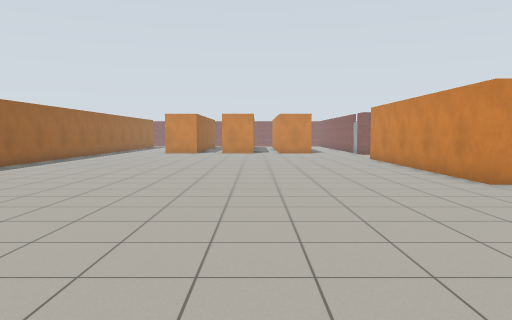
[1] (above)

24 first-person views from a walk through a world built for the Gazebo simulator. The camera is 1.2 m above the floor, tilts 4° down and sees 70° across. The floor is counted in squares, 1 m on a side. Each view is taken from the middle of a square. On the plan, view 1 faces up. The plan holds only what a view shows up to about 14 squares ahead; the rest is blank. Gazebo's built-in surfaces are drawn with simple patterns.

[2]
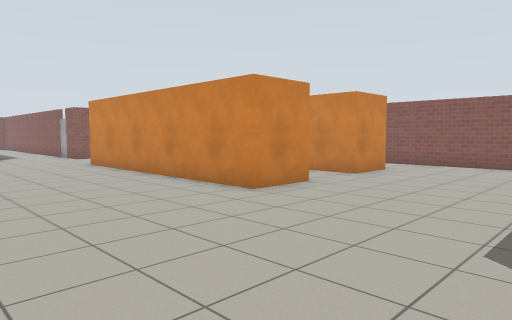

[3]
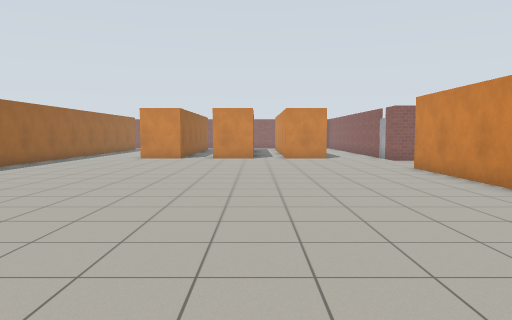

[4]
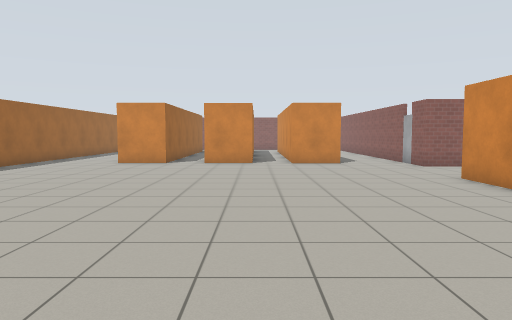

[5]
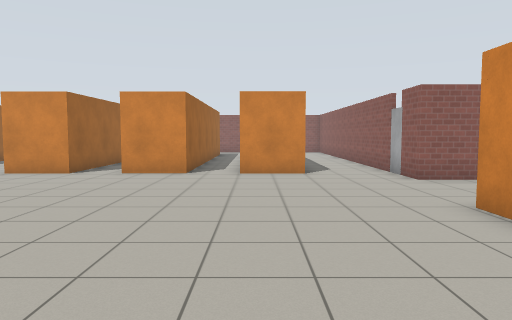

[6]
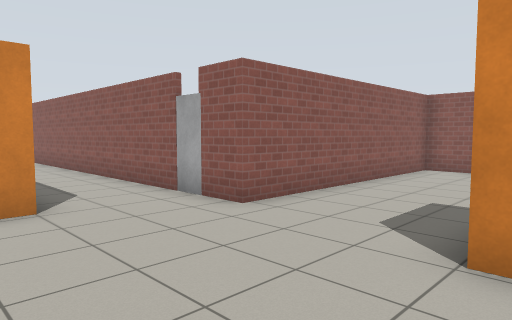

[7]
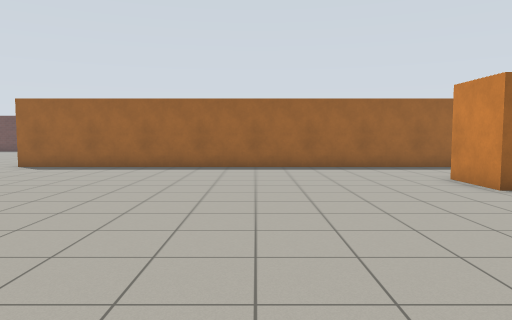

[8]
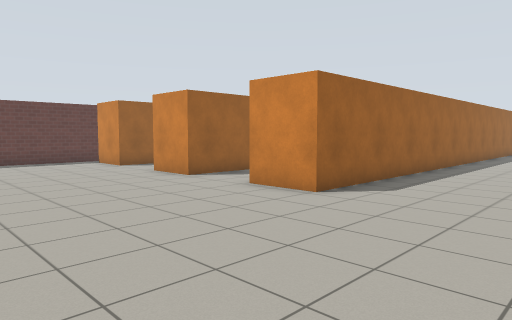

[9]
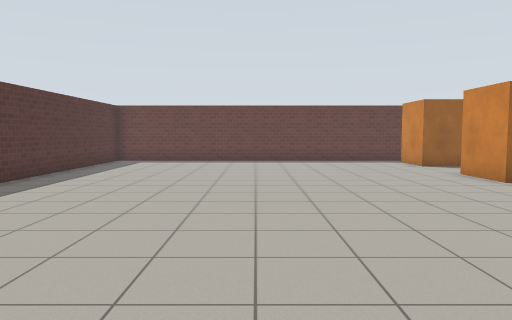

[10]
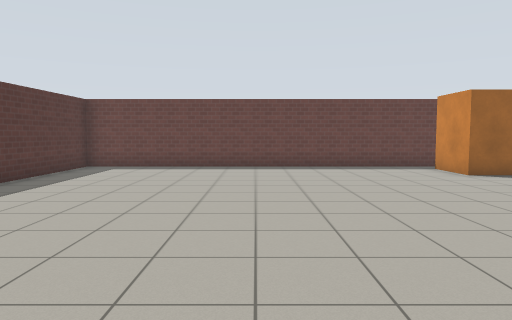

[11]
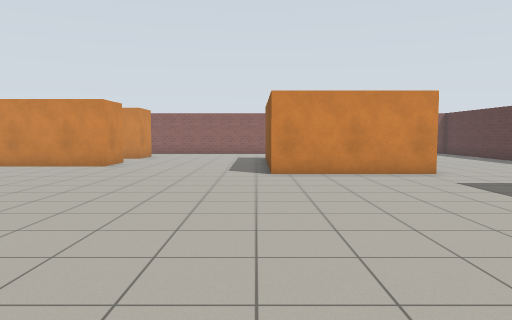

[12]
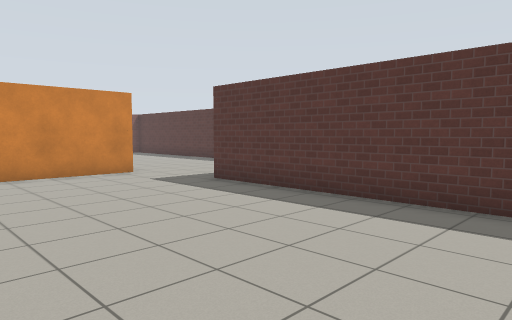

[13]
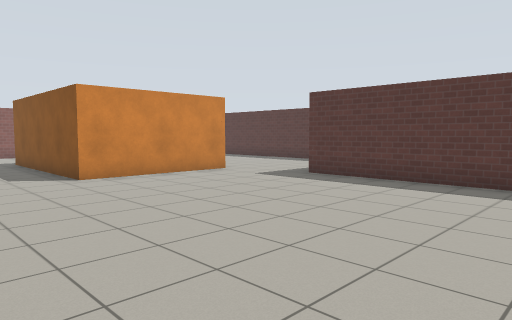

[14]
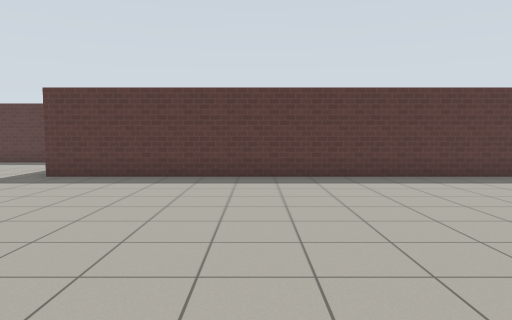

[15]
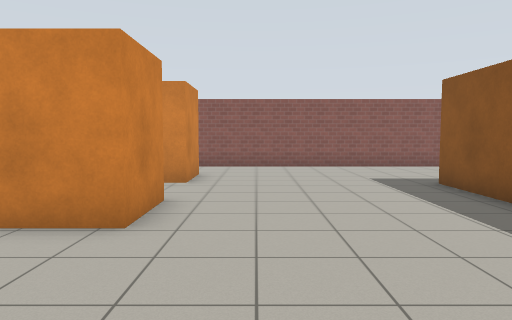

[16]
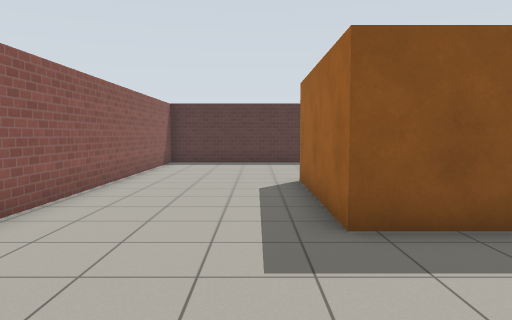

[17]
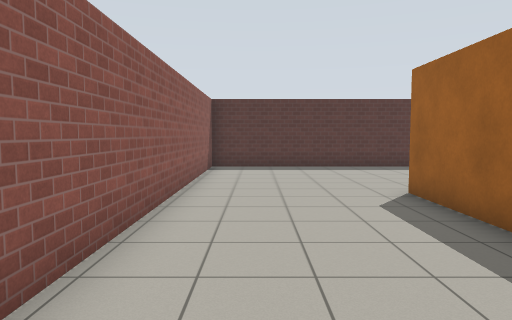

[18]
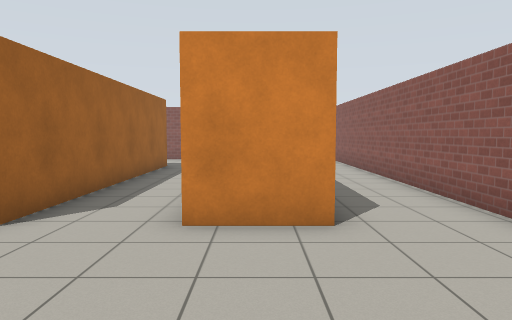

[19]
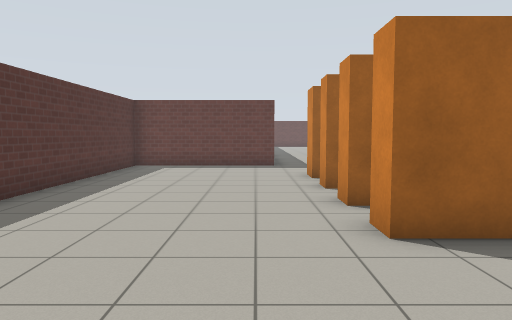

[20]
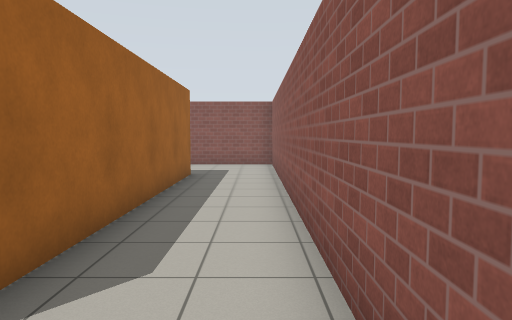

[21]
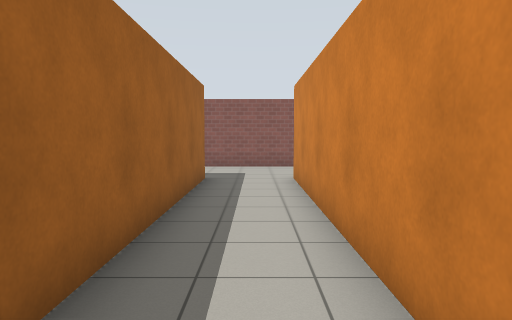

[22]
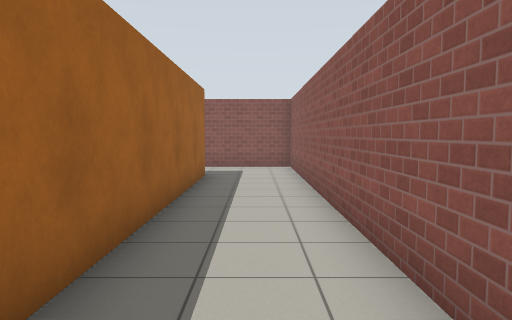

[23]
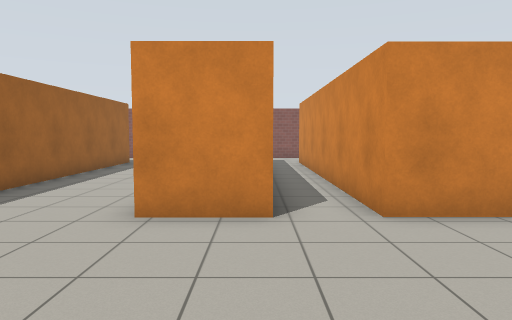

[24]
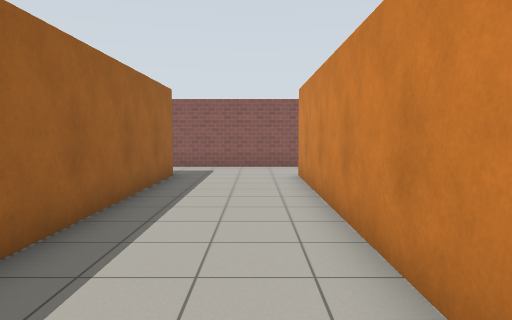

### Floor plan
Points are (right, up) in squares from view 1. A wall is a line through its corners. A room is listed if a view was taken in it or the views show most of it. See-through windows are left out.
Room 1 (views 1, 2, 3, 4, 5, 6, 7, 8, 9, 10, 11, 12, 13, 14, 15, 16, 17, 18, 19, 20, 21, 22, 23, 24)
walls: (-14, 11.8) (-14, 9.2) (-16.1, 9.2); (-5.8, 24.6) (-5.8, 33.6); (7.6, 18) (7.6, 8.7) (5.6, 8.7) (5.6, 18); (3.6, 23.2) (1.5, 23.2); (-3.7, 26.1) (-3.7, 23.2) (-5.9, 23.2); (-0.1, 26) (-0.1, 23.2) (-2.1, 23.2) (-2.1, 31.9); (6.3, 23.6) (6.3, 36.5) (3, 36.5); (-18.7, 10.8) (-18.7, 9.2) (-20.7, 9.2); (12.1, 8.7) (10, 8.7) (10, 18); (12, 18) (12, 9.6); (4.1, -2.5) (3, -2.5) (3, 2.5) (9.9, 2.5) (9.9, -2.5) (9, -2.5); (-21.7, 9.8) (-21.7, -3.3) (-0.1, -3.3) (-0.1, -8.6) (14.6, -8.6) (14.6, 21.6) (6.3, 21.6) (6.3, 22.9); (6, -2.5) (5.1, -2.5); (7.9, -2.5) (7.1, -2.5); (-9.4, 33.8) (-9.4, 9.2) (-11.5, 9.2); (3.5, 33.6) (3.5, 25); (-5.4, 36.5) (-10.1, 36.5)
objects: door leaf (6, 23)

Where each view was taken, in squares from view 1:
view 1: 0 up, 0 right, facing up
view 2: 3 up, 0 right, facing up-right
view 3: 5 up, 0 right, facing up
view 4: 8 up, 0 right, facing up
view 5: 12 up, 2 right, facing up
view 6: 17 up, 2 right, facing up-right
view 7: 18 up, 4 right, facing left
view 8: 3 up, 5 left, facing up-left
view 9: 3 up, 5 left, facing left
view 10: 3 up, 8 left, facing left
view 11: 3 up, 8 left, facing right
view 12: 3 up, 8 left, facing down-right
view 13: 6 up, 7 left, facing down-right
view 14: 7 up, 6 left, facing down
view 15: 7 up, 1 right, facing right
view 16: 7 up, 11 right, facing down
view 17: 5 up, 13 right, facing down
view 18: 4 up, 11 right, facing up
view 19: 4 down, 14 right, facing left
view 20: 7 up, 14 right, facing up
view 21: 8 up, 9 right, facing up
view 22: 23 up, 5 right, facing up
view 23: 18 up, 4 left, facing up
view 24: 23 up, 7 left, facing up
